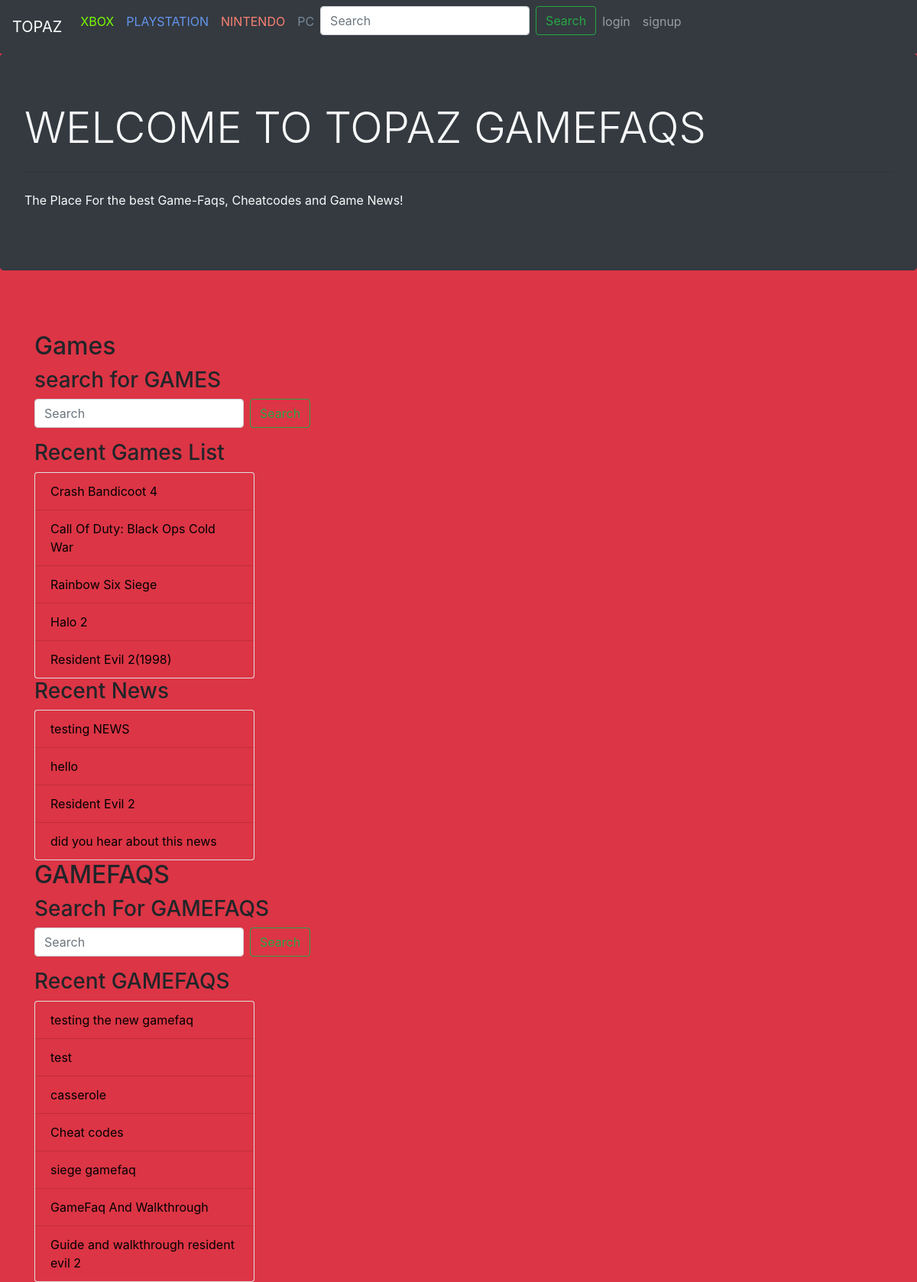
The page / on the database its author committed.
### game_app/models.py (models this page shows, shortened)
class Game(models.Model):
    genres=[('ACTION','ACTION'),('RPG','RPG'),('SHOOTER','SHOOTER'),('HORROR',"HORROR"),]
    title = models.CharField(max_length=100)
    genre = models.TextField(
        max_length=40,
        choices= genres
    )
    consoles = models.ManyToManyField(Console, symmetrical=False, blank=True, related_name="console_game")
    date_realesed = models.DateField()
    image = models.ImageField(upload_to="gallery")

### news_app/models.py (models this page shows)
class Newspost(models.Model):
    title = models.CharField(max_length=150)
    body= models.TextField()
    game = models.ForeignKey(Game, on_delete=models.CASCADE, related_name="thegame")
    author = models.ForeignKey(GamefaqUser, on_delete=models.CASCADE,related_name="news_author")

### gamefaq_app/models.py (models this page shows, shortened)
class GameFaq(models.Model):
    difficulties= [('EASY','EASY'),('INTERMEDIATE','INTERMEDIATE'),('HARD','HARD')]
    title = models.CharField(max_length=300)
    game = models.ForeignKey(Game,  on_delete=models.CASCADE, related_name="faq_game")
    body = models.TextField()
    difficulty = models.CharField(max_length=85, choices=difficulties)
    consoles = models.ForeignKey(Console,on_delete=models.CASCADE, blank=True, related_name="console_gamefaq", null=True)
    author = models.ForeignKey(GamefaqUser, on_delete=models.CASCADE, related_name="gamefaq_author")
    postdate = models.DateTimeField(default=timezone.now),
    ptype = models.CharField(max_length=25, choices=[('CHEATCODES', 'CHEATCODES'), ('GAMEFAQ', 'GAMEFAQ')], default='GAMEFAQ')
    upvotes = models.IntegerField(default=0)
    downvotes = models.IntegerField(default=0)

### gamefaq_app/views.py (the view)
# urls.py: path('', gamefaqviews.indexview, name='home'),
def indexview(request):
    f = Game.objects.all().order_by("-id")
    n = Newspost.objects.all().order_by("-id")
    g = GameFaq.objects.all().order_by("-id")
    return render(request, "index.html", {"f": f,"n":n,"g":g})

### templates/index.html (shortened to what this page needs)
{% include "bootstrap.html" %} {% include "navbar.html"%}
<div class="bg-danger">
  <div class="jumbotron bg-dark text-light">
    <h1 class="display-4">WELCOME TO TOPAZ GAMEFAQS</h1>
    <hr class="my-4" />
    <p>The Place For the best Game-Faqs, Cheatcodes and Game News!</p>
  </div>
  <br />
  <br />
  <div class="container ">
    <h2>Games</h2>
    <h3> search for GAMES </h2>
      <form
          class="form-inline"
          action="{% url 'search_results' %}"
          method="get"
        >
          <input
            name="q"
            class="form-control mr-sm-2"
            type="search"
            placeholder="Search"
            aria-label="Search"
          />
          <button class="btn btn-outline-success my-2 my-sm-0" type="submit">
          </button>
        </form>
    <h3>Recent Games List</h3>
    <div class="card" style="width: 18rem">
      <ul class="list-group list-group-flush">
        {% for e in f %}
        <li class="list-group-item bg-danger">
          <a id="game" href="/game/{{e.id}}">{{e.title}}</a>
        </li>
        {% endfor %}
      </ul>
    </div>
  </div>
<div class="container ">
  <h3>Recent News</h3>
  <div class="card" style="width: 18rem">
    <ul class="list-group list-group-flush">
      {% for e in n %}
      <li class="list-group-item bg-danger">
        <a id="news" href="/newspost/{{e.id}}">{{e.title}}</a>
      </li>
      {% endfor %}
    </ul>
  </div>
  </div>
  <div class="container ">
    <h2>GAMEFAQS</h2>
    <h3>Search For GAMEFAQS</h3>
    <form class="form-inline" action="{% url 'search_result' %}" method="get">
      <input
        name="q"
        class="form-control mr-sm-2"
        type="search"
        placeholder="Search"
        aria-label="Search"
      />
      <button class="btn btn-outline-success my-2 my-sm-0" type="submit">
      </button>
    </form>
    <h3>Recent GAMEFAQS</h3>
    <div class="card" style="width: 18rem">
      <ul class="list-group list-group-flush">
        {% for e in g %}
        <li class="list-group-item bg-danger">
          <a id="news" href="/gamefaq/{{e.id}}">{{e.title}}</a>
        </li>
        {% endfor %}
      </ul>
    </div>
  </div>

### templates/index.html (style rules this page uses)
#game { color: black; }
#news { color: black; }

### rows shown on the page
Game: title "Crash Bandicoot 4"
Game: title "Call Of Duty: Black Ops Cold War"
Game: title "Rainbow Six Siege"
Game: title "Halo 2"
Game: title "Resident Evil 2(1998)"
Newspost: title "testing NEWS"
Newspost: title "hello"
Newspost: title "Resident Evil 2"
Newspost: title "did you hear about this news"
GameFaq: title "testing the new gamefaq"
GameFaq: title "test"
GameFaq: title "casserole"
GameFaq: title "Cheat codes"
GameFaq: title "siege gamefaq"
GameFaq: title "GameFaq And Walkthrough"
GameFaq: title "Guide and walkthrough resident evil 2"
